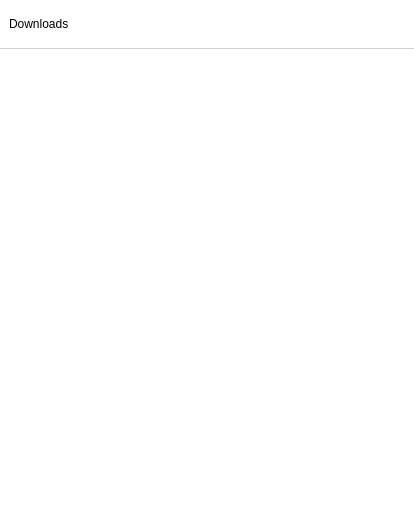
<?xml version="1.0" encoding="UTF-8"?>
<ui version="4.0">
 <class>DownloadWidget</class>
 <widget class="QWidget" name="DownloadWidget">
  <property name="geometry">
   <rect>
    <x>0</x>
    <y>0</y>
    <width>414</width>
    <height>529</height>
   </rect>
  </property>
  <property name="windowTitle">
   <string>Form</string>
  </property>
  <layout class="QVBoxLayout" name="verticalLayout_3" stretch="0,9">
   <property name="spacing">
    <number>0</number>
   </property>
   <property name="leftMargin">
    <number>0</number>
   </property>
   <property name="topMargin">
    <number>0</number>
   </property>
   <property name="rightMargin">
    <number>0</number>
   </property>
   <property name="bottomMargin">
    <number>0</number>
   </property>
   <item>
    <widget class="QStackedWidget" name="stackedWidget">
     <property name="styleSheet">
      <string notr="true">QWidget#stackedWidget{
border:none;
border-bottom:1px solid #D2D2D2;
}</string>
     </property>
     <property name="currentIndex">
      <number>1</number>
     </property>
     <widget class="QWidget" name="pageSearch">
      <layout class="QHBoxLayout" name="horizontalLayout_2">
       <item>
        <widget class="QToolButton" name="buttonSearchBack">
         <property name="minimumSize">
          <size>
           <width>30</width>
           <height>30</height>
          </size>
         </property>
         <property name="styleSheet">
          <string notr="true">QToolButton{
border:none;
}
QToolButton:hover{
border-radius:15px;
background-color:rgba(192,192,192,80%);
}
QToolButton::menu-indicator{
    image:none;
}</string>
         </property>
         <property name="text">
          <string/>
         </property>
         <property name="icon">
          <iconset resource="../resource.qrc">
           <normaloff>:/icons/resources/imgs/arrow_back_left_64px.png</normaloff>:/icons/resources/imgs/arrow_back_left_64px.png</iconset>
         </property>
        </widget>
       </item>
       <item>
        <widget class="QLineEdit" name="lineEditSearch">
         <property name="clearButtonEnabled">
          <bool>true</bool>
         </property>
        </widget>
       </item>
      </layout>
     </widget>
     <widget class="QWidget" name="pageGeneral">
      <property name="styleSheet">
       <string notr="true">.QWidget{
background-color:white;
}

QToolButton{
border:none;
}
QToolButton:hover{
border-radius:15px;
background-color:rgba(192,192,192,80%);
}
QToolButton::menu-indicator{
    image:none;
}</string>
      </property>
      <layout class="QHBoxLayout" name="horizontalLayout">
       <item>
        <widget class="QLabel" name="label">
         <property name="styleSheet">
          <string notr="true">font: 75 12pt &quot;微软雅黑&quot;;</string>
         </property>
         <property name="text">
          <string>Downloads</string>
         </property>
        </widget>
       </item>
       <item>
        <spacer name="horizontalSpacer">
         <property name="orientation">
          <enum>Qt::Horizontal</enum>
         </property>
         <property name="sizeHint" stdset="0">
          <size>
           <width>211</width>
           <height>20</height>
          </size>
         </property>
        </spacer>
       </item>
       <item>
        <widget class="QToolButton" name="buttonOpenFolder">
         <property name="minimumSize">
          <size>
           <width>30</width>
           <height>30</height>
          </size>
         </property>
         <property name="text">
          <string/>
         </property>
         <property name="icon">
          <iconset resource="../resource.qrc">
           <normaloff>:/icons/resources/imgs/folder_48px.png</normaloff>:/icons/resources/imgs/folder_48px.png</iconset>
         </property>
         <property name="iconSize">
          <size>
           <width>24</width>
           <height>24</height>
          </size>
         </property>
        </widget>
       </item>
       <item>
        <widget class="QToolButton" name="buttonSearch">
         <property name="minimumSize">
          <size>
           <width>30</width>
           <height>30</height>
          </size>
         </property>
         <property name="text">
          <string/>
         </property>
         <property name="icon">
          <iconset resource="../resource.qrc">
           <normaloff>:/icons/resources/imgs/search2_64px.png</normaloff>:/icons/resources/imgs/search2_64px.png</iconset>
         </property>
         <property name="iconSize">
          <size>
           <width>24</width>
           <height>24</height>
          </size>
         </property>
        </widget>
       </item>
       <item>
        <widget class="QToolButton" name="buttonMore">
         <property name="minimumSize">
          <size>
           <width>30</width>
           <height>30</height>
          </size>
         </property>
         <property name="text">
          <string/>
         </property>
         <property name="icon">
          <iconset resource="../resource.qrc">
           <normaloff>:/icons/resources/imgs/more_60px.png</normaloff>:/icons/resources/imgs/more_60px.png</iconset>
         </property>
         <property name="iconSize">
          <size>
           <width>24</width>
           <height>24</height>
          </size>
         </property>
        </widget>
       </item>
       <item>
        <widget class="QToolButton" name="buttonPinOrClose">
         <property name="minimumSize">
          <size>
           <width>30</width>
           <height>30</height>
          </size>
         </property>
         <property name="text">
          <string/>
         </property>
         <property name="icon">
          <iconset resource="../resource.qrc">
           <normaloff>:/icons/resources/imgs/pin_64px.png</normaloff>:/icons/resources/imgs/pin_64px.png</iconset>
         </property>
         <property name="iconSize">
          <size>
           <width>24</width>
           <height>24</height>
          </size>
         </property>
        </widget>
       </item>
      </layout>
     </widget>
    </widget>
   </item>
   <item>
    <widget class="QListView" name="listView">
     <property name="frameShape">
      <enum>QFrame::NoFrame</enum>
     </property>
    </widget>
   </item>
  </layout>
 </widget>
 <resources>
  <include location="../resource.qrc"/>
 </resources>
 <connections/>
</ui>
